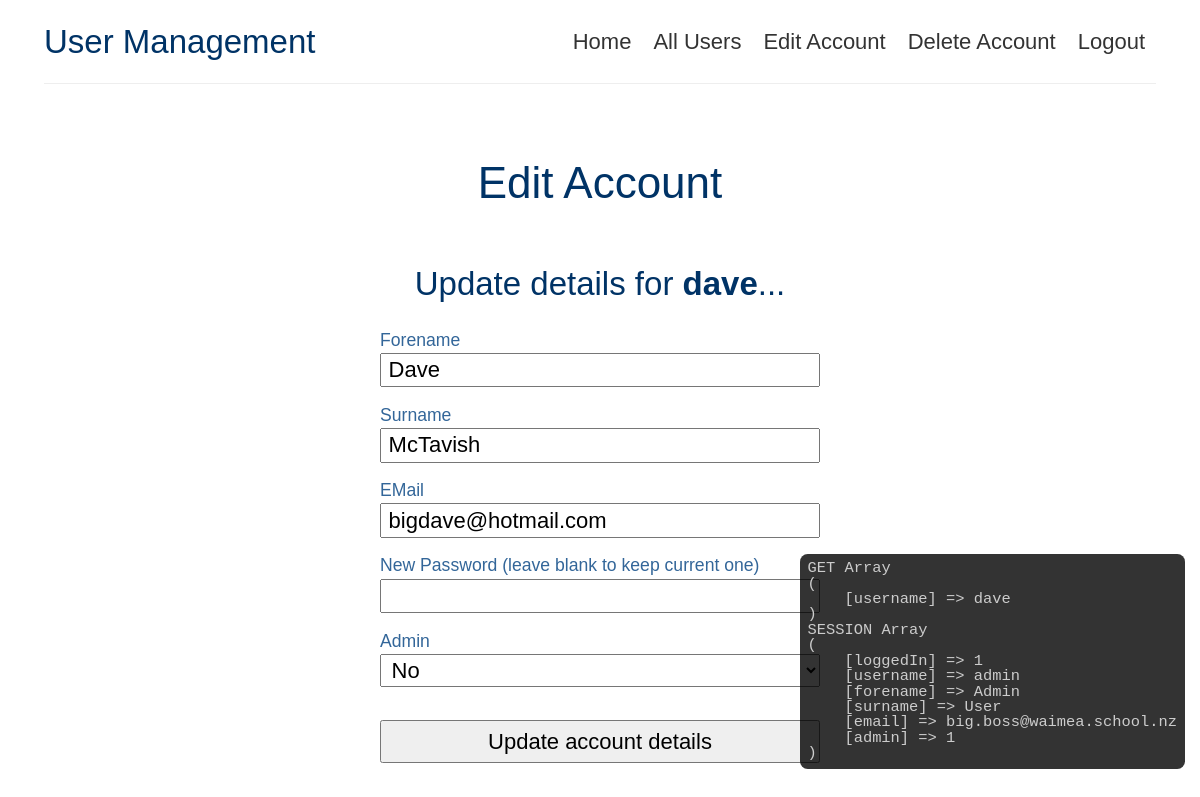
Page /form-edit-user.php?username=dave (signed in) on the committed database.
### tables this page shows
CREATE TABLE `users` (
  `username` varchar(30) NOT NULL,
  `forename` varchar(50) NOT NULL,
  `surname` varchar(50) NOT NULL,
  `email` varchar(100) DEFAULT NULL,
  `hash` varchar(255) NOT NULL,
  `admin` tinyint(1) NOT NULL DEFAULT '0'
);

### form-edit-user.php (the view, shortened to what this page needs)
<?php include_once 'common-top.php'; ?>
<h1>Edit Account</h1>
<?php
if( !isset( $_GET['username'] ) || empty( $_GET['username'] ) ) {
    $username = $_SESSION['username'];
}
else {
    $username = $_GET['username'];
}
echo '<h2>Update details for <strong>'.$username.'</strong>...</h2>';
$link = connectToDB();
$sql = 'SELECT forename, surname, email, admin
          FROM users
         WHERE username = ?';
$query = $link->prepare( $sql );
$query->bind_param( 's', $username );
$query->execute();
$result = $query->get_result();
if( $result->num_rows != 1 ) {
    echo '<p>No account with the username <strong>'.$username.'</strong> exists';
}
else {
    $record = $result->fetch_assoc();
?>
    <form action="update-user.php" method="POST">
        <label for="forename">Forename</label>
        <input name="forename" type="text" value="<?= $record['forename'] ?>" required>
        <label for="surname">Surname</label>
        <input name="surname" type="text" value="<?= $record['surname'] ?>" required>
        <label for="email">EMail</label>
        <input name="email" type="email" value="<?= $record['email'] ?>">
        <label for="password">New Password (leave blank to keep current one)</label>
        <input name="password" type="password">
<?php
    if( isAdmin() ) {
?>
        <label for="admin">Admin</label>
        <select name="admin">
            <option value="0" <?= $record['admin'] ? '' : 'selected' ?>>No</option>
        </select>
<?php
    }
    else {
?>
        <input name="admin" type="hidden" value="<?= $record['admin'] ?>">
<?php
    }
?>
        <input type="submit" value="Update account details">
    </form>
<?php
}
?>

### css/styles.css (style rules this page uses)
* { box-sizing: border-box; }
html, body { margin: 0; padding: 0; }
html { font-family: sans-serif; font-size: 22px; }
body { padding: 0 2rem 1rem; }
h1, h2, h3 { font-weight: normal; color: #036; }
input, select { display: block; width: 20rem; font-size: 1rem; padding: 0.1rem 0.3rem; margin-bottom: 0.8rem; }
input[type="submit"] { margin-top: 1.5rem; padding: 0.3rem; }
label { display: block; font-size: 0.8rem; margin-bottom: 0.1rem; color: #369; }

### rows in the picture
users: forename "Dave", surname "McTavish", email "bigdave@hotmail.com", admin "No"

### other values in the picture
$username "dave"
